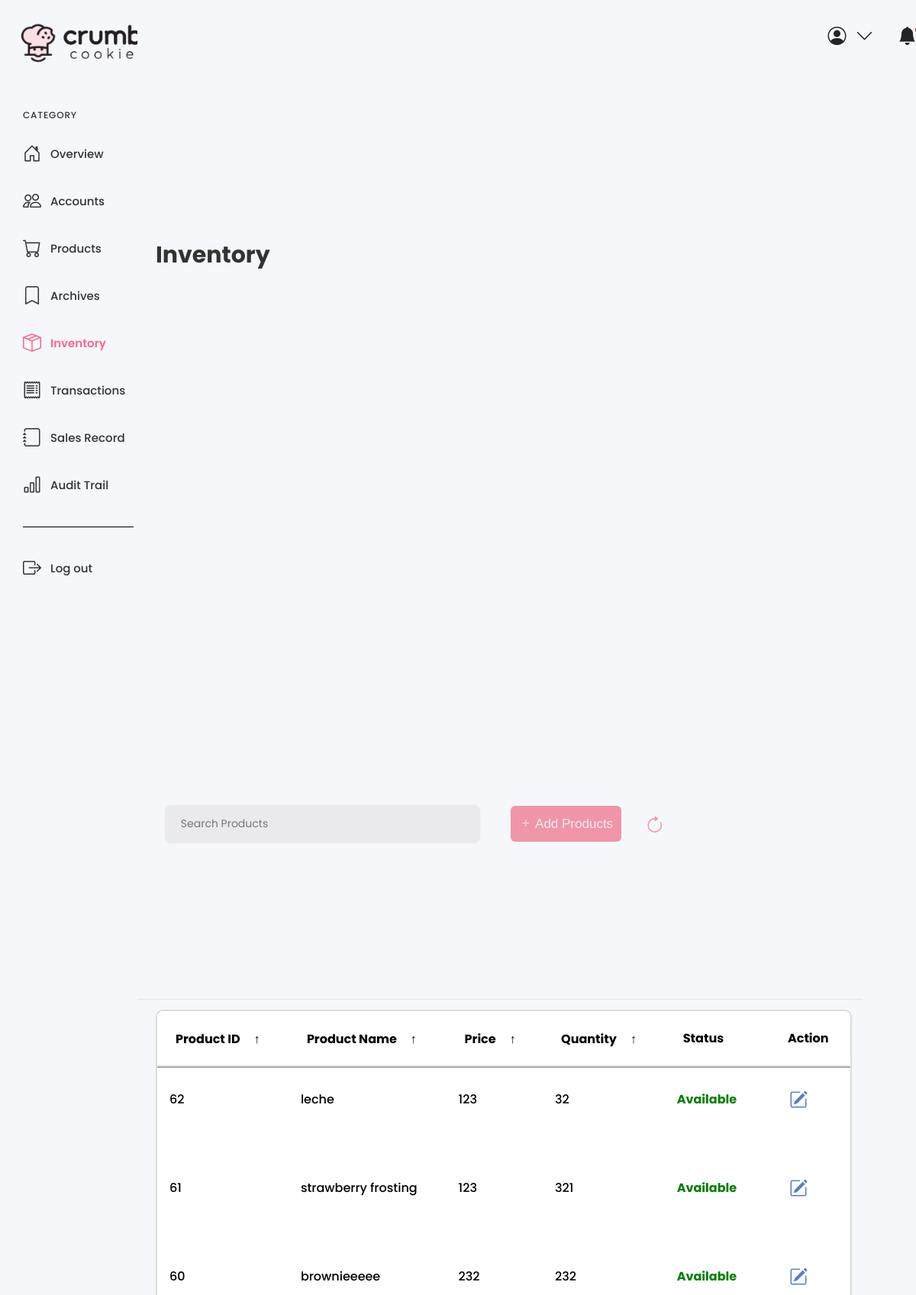
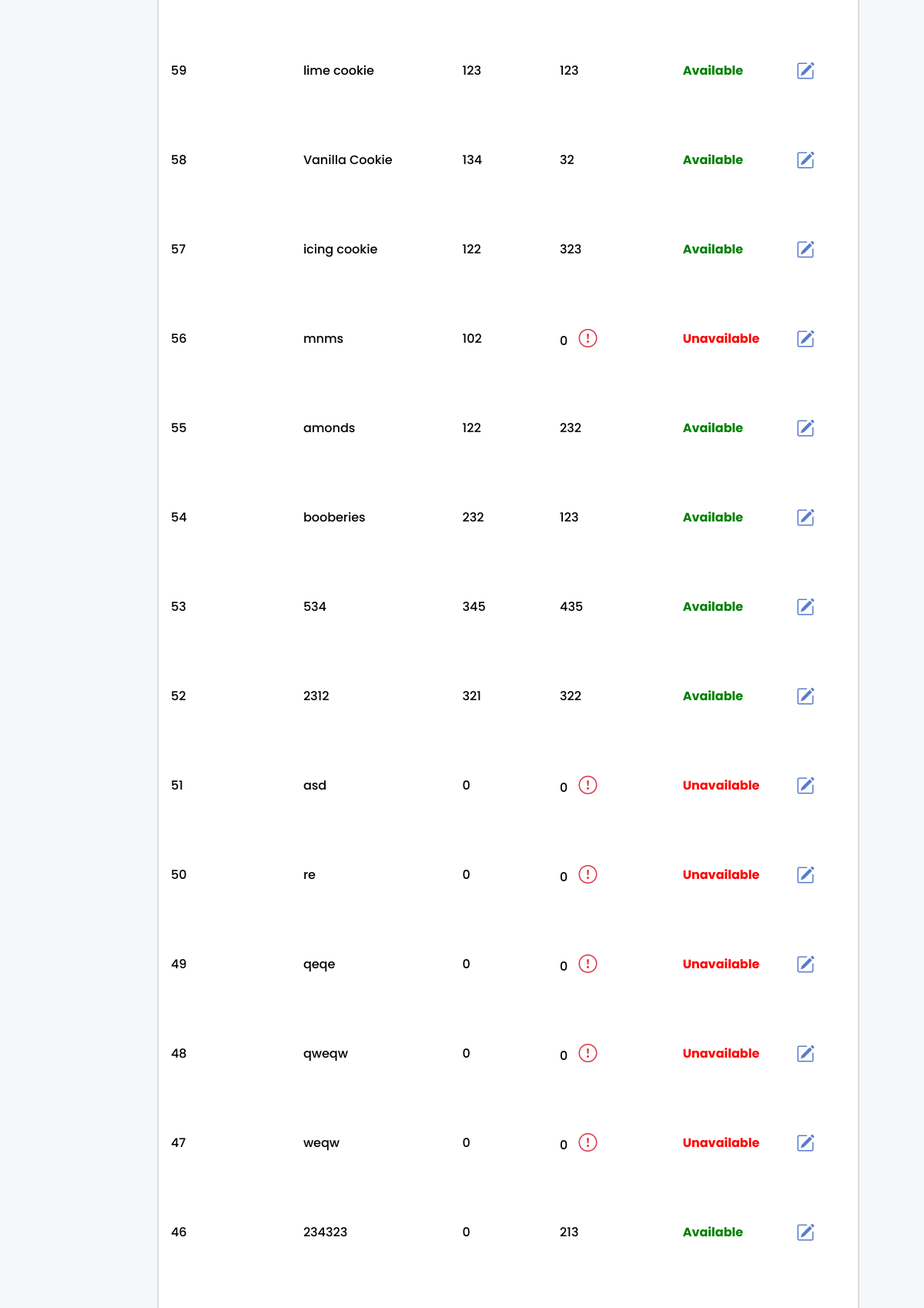
The page /inventory.php (upper part) on the database its author committed (2 pictures, top to bottom).
### tables this page shows
CREATE TABLE `product_table` (
  `product_id` int(11) NOT NULL AUTO_INCREMENT,
  `product_name` varchar(45) DEFAULT NULL,
  `description` varchar(70) DEFAULT NULL,
  `price` decimal(10,0) DEFAULT NULL,
  `quantity_available` int(11) DEFAULT NULL,
  `img` varchar(45) DEFAULT NULL,
  `status` enum('Available','Unavailable') DEFAULT NULL,
  PRIMARY KEY (`product_id`)
);

### inventory.php (the view, shortened to what this page needs)
<!doctype html>
<html lang="en">
  <head>
    <link rel="stylesheet" href="style.css">
    <link href="https://cdn.jsdelivr.net/npm/bootstrap@5.3.3/dist/css/bootstrap.min.css" rel="stylesheet">
    <link href="https://cdn.jsdelivr.net/npm/bootstrap-icons@1.8.0/font/bootstrap-icons.css" rel="stylesheet">
</head>
  <body>
  <div class="sidebar">
  <a class="logo" href="dashboard.php">
    <img src="images/logopic.png" alt="Logo">
  </a>
  <div class="side-wrapper">
   <div class="side-title">CATEGORY</div>
   <div class="side-menu">
    <a class="sidebar-link" href="dashboard.php">
     <i class="bi bi-house-door icon"></i>
     Overview
    </a>
    <a class="sidebar-link" href="accounts.php">
     <i class="bi bi-people"></i>
     Accounts
    </a>
    <a class="sidebar-link" href="products.php">
     <i class="bi bi-cart icon"></i>
     Products
    </a>
    <a class="sidebar-link" href="archives.php">
     <i class="bi bi-bookmark"></i>
     Archives
    </a>
    <a class="sidebar-link is-active" href="inventory.php">
     <i class="bi bi-box-seam icon"></i>
     Inventory
    </a>
	<a class="sidebar-link" href="transactions.php">
     <i class="bi bi-receipt"></i>
     Transactions
    </a>
    <a class="sidebar-link" href="salesrecord.php">
     <i class="bi bi-journal icon"></i>
     Sales Record
    </a>
    <a class="sidebar-link" href="audittrail.php">
     <i class="bi bi-bar-chart icon"></i>
     Audit Trail
    </a>
   </div>
  </div>
  <div class="side-wrapper">
   <div class="side-menu">
    <a class="sidebar-link" href="logout.php">
     <i class="bi bi-box-arrow-right icon"></i>
     Log out
    </a>
   </div>
  </div>
 </div>
 <div class="wrapper-table">
  <div class="header">
   <div class="user-settings-container">
      <div class="user-settings">
        <i class="bi bi-person-circle"></i>
        <i class="bi bi-chevron-down"></i>
      </div>
      <div class="user-settings">
        <div class="notify">
          <i class="bi bi-bell-fill"></i>
        </div>
      </div>
    </div>
  </div>
  <div class="main-container">
   <div class="main-header anim" style="--delay: 0s">Inventory</div>
</div>
<?php
include "dbconnect.php";
            ?>
            <?php
$selectsql = "SELECT * FROM product_table ORDER BY product_id DESC";
$result = $conn->query($selectsql);
function getStockStatus($quantity) {
  return $quantity < 5 ? '<i class="bi bi-exclamation-circle text-danger" title="Low Stock"></i>' : '';
}
function getProductStatus($quantity) {
  return $quantity > 0 ? 'Available' : 'Unavailable';
}
if ($result->num_rows > 0) {
  echo "<main class='table anim' style='--delay: .4s' id='user_table'>";
  echo "<section class='table__header anim' style='--delay: .2s'>";
  echo "<div class='input-group'>";
  echo "<input type='search' name='search' class='search-input' placeholder='Search Products'>";
  echo "</div>";
  echo "<button type='button' class='btn btn-pink bi bi-plus' data-bs-toggle='modal' data-bs-target='#pinkModal'> Add Products</button>";
  echo "<button id='refreshButton' class='btn-refresh'><i class='bi bi-arrow-clockwise'></i></button>";
  echo "</section>";
  echo "<section class='table__body'>";
  echo "<table>";
  echo "<thead>";
  echo "<tr>";
  echo "<th>Product ID <span class='icon-arrow'>&UpArrow;</span></th>";
  echo "<th>Product Name <span class='icon-arrow'>&UpArrow;</span></th>";
  echo "<th>Price <span class='icon-arrow'>&UpArrow;</span></th>";
  echo "<th>Quantity <span class='icon-arrow'>&UpArrow;</span></th>";
  echo "<th>Status</th>";
  echo "<th>Action</th>";
  echo "</tr>";
  echo "</thead>";
  echo "<tbody>";
       foreach ($result as $fielddata) {
        $status_class = $fielddata['quantity_available'] > 0 ? 'available-status' : 'unavailable-status';
        echo "<tr>";
        echo "<td>" . $fielddata['product_id'] . "</td>";
        echo "<td>" . $fielddata['product_name'] . "</td>";
        echo "<td>" . $fielddata['price'] . "</td>";
        echo "<td class='fielddata-quantity'>" . $fielddata['quantity_available'] . " " . getStockStatus($fielddata['quantity_available']) . "</td>";
        echo "<td class='$status_class'>" . getProductStatus($fielddata['quantity_available']) . "</td>";
        echo "<td>";
        echo "<button class='edit-button' type='button' data-bs-toggle='collapse' data-bs-target='#collapseEdit_" . $fielddata['product_id'] . "' aria-expanded='false' aria-controls='collapseEdit_" . $fielddata['product_id'] . "'><i class='bi bi-pencil-square'></i></button>";
        echo "</td>";
        echo "</tr>";
        echo "<tr>";
        echo "<td colspan='7' class='border-0'>";
        echo "</td>";
        echo "</tr>";
        }
        echo "</tbody>";
        echo "</table>";
        echo "</section>";
        echo "</main>";
      } else {
        echo "No records found";
        }
        ?>
</body>
</html>

### style.css (style rules this page uses)
* { margin: 0; padding: 0; box-sizing: border-box; font-family: "Poppins", sans-serif; }
:root { --tran-03: all 0.2s ease; --tran-03: all 0.3s ease; --tran-04: all 0.3s ease; --tran-05: all 0.3s ease; --body-font: "Poppins", sans-serif; --theme-bg: #f6f7fb; --body-color: #333; --button-bg: #fdfbff; --border-color: #000; --delay: 0s; }
html { -webkit-font-smoothing: antialiased; }
.sidebar { width: 15%; height: 100%; padding: 30px; display: flex; flex-direction: column; flex-shrink: 0; transition-duration: 0.2s; overflow-y: auto; overflow-x: hidden; }
.sidebar .logo img { width: 200px; height: 100px; margin-top: -1.5rem; margin-left: -1rem; flex-shrink: 0; color: #333; align-items: left; justify-content: left; object-fit: cover; }
.sidebar-link:hover, .sidebar-link.is-active { color: #ff6486; font-weight: 600; }
.side-menu { display: flex; flex-direction: column; }
.side-menu a { display: flex; align-items: center; text-decoration: none; color: var(--body-color); }
.side-menu a + a { margin-top: 26px; }
.bi { font-size: 1.5rem; margin-right: 0.75rem; }
.side-title { font-size: 12px; letter-spacing: 0.07em; margin-bottom: 24px; color: #333; }
.side-wrapper { border-bottom: 1px solid var(--border-color); padding: 36px 0; width: 145px; }
.side-wrapper + .side-wrapper { border-bottom: none; }
.user-settings-container { display: flex; position: relative; left: 60%; }
.user-settings { position: relative; display: flex; align-items: center; margin-left: 20px; cursor: pointer; }
.notify { position: relative; display: flex; align-items: center; }
.main-container { display: flex; flex-direction: column; padding: 0 30px 30px; flex-grow: 1; overflow: auto; }
.anim { animation: bottom 0.8s var(--delay) both; }
.main-header { font-size: 30px; color: #333; font-weight: 700; margin-top: 30px; padding-bottom: 20px; position: sticky; top: 0; left: 0; background: linear-gradient( to bottom, #f6f7fb 0%, #f6f7fb 78%, rgb(31 29 43 / 0%) 100% ); z-index: 11; }
.wrapper-table { display: flex; flex-direction: column; flex-grow: 1; }
.edit-button { background-color: transparent; color: rgba(35, 84, 190, 0.767); border: none; padding: 5px 10px; border-radius: 5px; cursor: pointer; font-size: 28px; }
* { margin: 0; padding: 0; box-sizing: border-box; }
main.table { width: calc(100vw - 200px); max-width: 100%; width: 80vw; height: 85vh; margin-top: 30px; font-size: 16px; overflow: hidden; }
.table__header { position: relative; width: 100%; height: 10%; padding: 0.8rem 1rem; display: flex; justify-content: space-between; align-items: center; background-color: #fff; border-bottom: 1px solid #e4e4e4; }
.table__header .input-group { width: 35%; height: 100%; max-height: 50px; background-color: #fefffe; padding: 0 0.8rem; border: 2px solid gainsboro; border-radius: 1rem; margin-top: 20px; margin-left: 1.5rem; display: flex; justify-content: center; align-items: center; transition: width 0.3s ease, box-shadow 0.3s ease; }
.table__header .input-group input { width: 100%; padding: 0 0.5rem 0 0.3rem; background-color: transparent; border: none; outline: none; }
.table__body { width: 95%; max-height: calc(89% - 1.6rem); background-color: #ffffff; border: 1px solid #e4e4e4; margin: 0.8rem auto; border-radius: 8px; overflow: auto; }
table { width: 100%; border-collapse: collapse; }
thead th { padding: 1rem; position: sticky; top: 0; background-color: #f8f9fa; cursor: pointer; text-transform: capitalize; color: #343a40; z-index: 2; transition: background-color 0.3s ease, color 0.3s ease; }
thead th span.icon-arrow { display: inline-block; width: 1rem; height: 1rem; margin-left: 0.5rem; transition: transform 0.2s ease-in-out; }
tbody tr:nth-child(even) { background-color: #f8f9fa; }
tbody tr td { padding: 1rem; transition: background-color 0.2s ease; }
thead th span.icon-arrow { display: inline-block; width: 1.3rem; height: 1.3rem; border-radius: 50%; border: 1.4px solid transparent; text-align: center; font-size: 1rem; margin-left: 0.5rem; transition: border 0.2s ease-in-out; }

### rows shown on the page
product_table: product_id "62", product_name "leche", price "123", quantity_available "32", quantity_available "Available"
product_table: product_id "61", product_name "strawberry frosting", price "123", quantity_available "321", quantity_available "Available"
product_table: product_id "60", product_name "brownieeeee", price "232", quantity_available "232", quantity_available "Available"
product_table: product_id "59", product_name "lime cookie", price "123", quantity_available "123", quantity_available "Available"
product_table: product_id "58", product_name "Vanilla Cookie", price "134", quantity_available "32", quantity_available "Available"
product_table: product_id "57", product_name "icing cookie", price "122", quantity_available "323", quantity_available "Available"
product_table: product_id "56", product_name "mnms", price "102", quantity_available "0", quantity_available "Unavailable"
product_table: product_id "55", product_name "amonds", price "122", quantity_available "232", quantity_available "Available"
product_table: product_id "54", product_name "booberies", price "232", quantity_available "123", quantity_available "Available"
product_table: product_id "53", product_name "534", price "345", quantity_available "435", quantity_available "Available"
product_table: product_id "52", product_name "2312", price "321", quantity_available "322", quantity_available "Available"
product_table: product_id "51", product_name "asd", price "0", quantity_available "0", quantity_available "Unavailable"
product_table: product_id "50", product_name "re", price "0", quantity_available "0", quantity_available "Unavailable"
product_table: product_id "49", product_name "qeqe", price "0", quantity_available "0", quantity_available "Unavailable"
product_table: product_id "48", product_name "qweqw", price "0", quantity_available "0", quantity_available "Unavailable"
product_table: product_id "47", product_name "weqw", price "0", quantity_available "0", quantity_available "Unavailable"
product_table: product_id "46", product_name "234323", price "0", quantity_available "213", quantity_available "Available"
